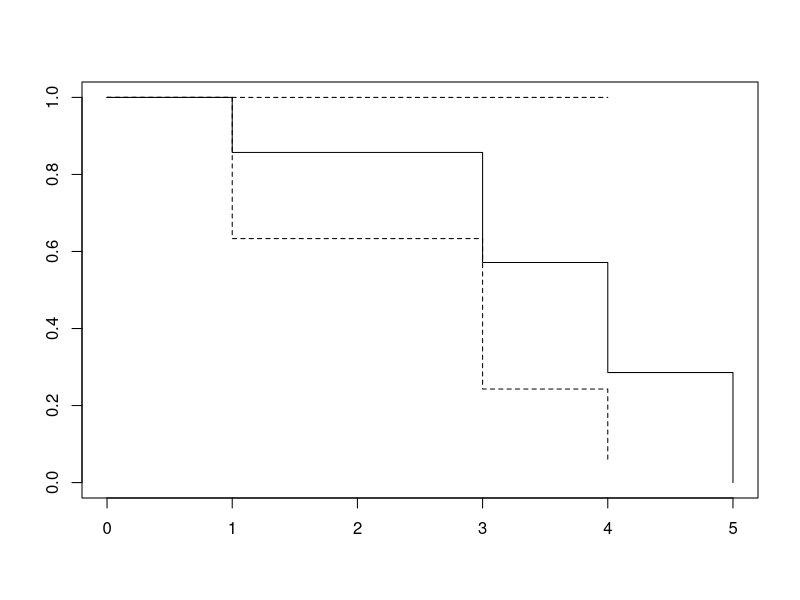
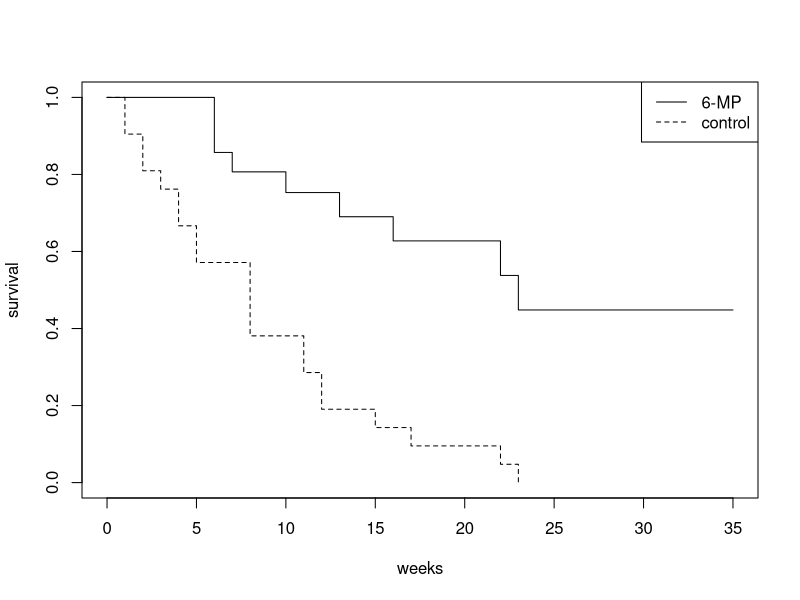
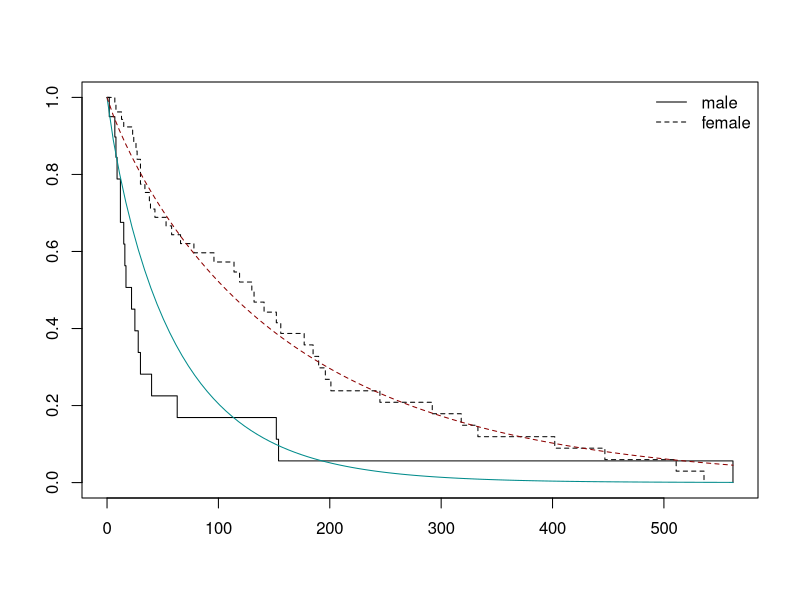
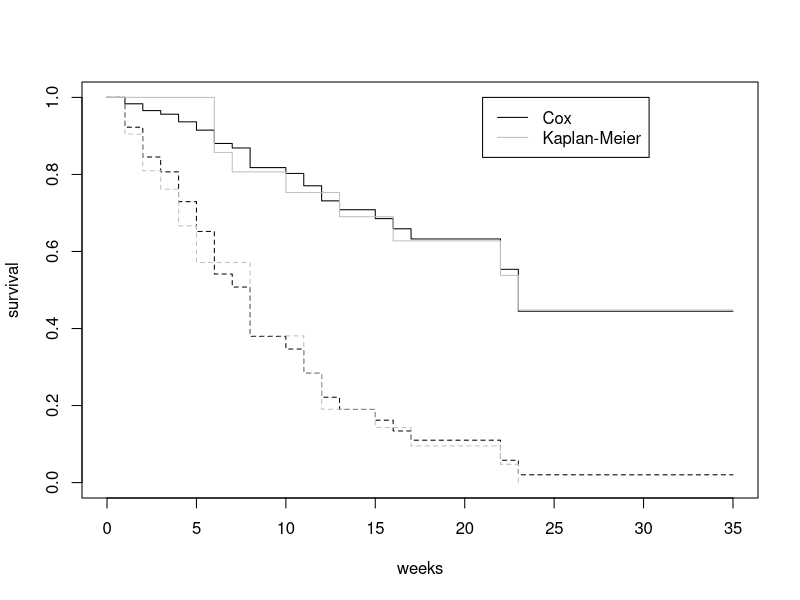
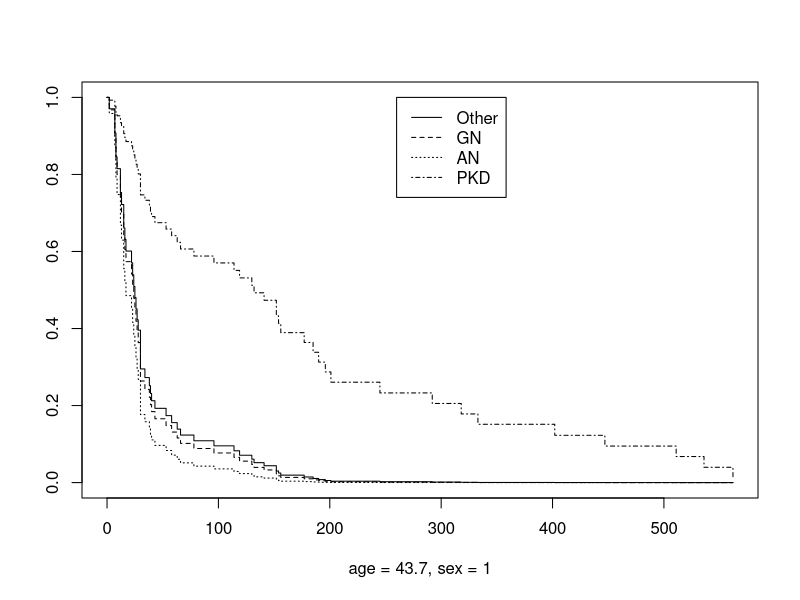

Here is the R script that generated these plots, in order:
## ---- chunk 1

# install packages
pkgs <- c("survival", "MASS")
for (pkg in pkgs) {
  if (!(pkg %in% installed.packages())) {
    install.packages(pkg)
  }
}

# detach packages
default <- c(".GlobalEnv", "tools:rstudio", "tools:vscode",
             "package:stats", "package:graphics",
             "package:grDevices", "package:utils",
             "package:datasets", "package:methods",
             "Autoloads", "package:base")
for (pkg in setdiff(search(), default)) {
  detach(pkg, character.only = TRUE)
  }

# clear objects
remove(list=objects())

## ---- chunk 2
library(survival)
x <- c(1, 2, 3, 3, 4, 5, 5) # 死亡等の発生時刻
c <- c(4, 1, 2, 4, 4, 6, 2) # 打ち切りの発生時刻
t <- pmin(x, c) # 観測されたイベントの発生時刻
d <- t == x # 観測されたイベントの種類（死亡等かどうか）
Surv(time = t, event = d)
# + は打ち切られたことを示す。
## ---- chunk 3
sample.sf <- survfit(Surv(t, d) ~ 1)
summary(sample.sf)
plot(sample.sf)
## ---- chunk 4
# 累積ハザード関数の Nelson-Aalen 推定量
data.frame(
  sample.sf$time, # イベント発生時刻
  cumsum(sample.sf$n.event / sample.sf$n.risk) # 時点ごとの発生率の累積和
)
## ---- chunk 5
data(gehan, package = "MASS")
str(gehan)
## ---- chunk 6
plot(survfit(Surv(time, cens) ~ treat, data = gehan),
     lty = 1:2, xlab = "weeks", ylab = "survival")
legend("topright", levels(gehan$treat), lty = 1:2)
## ---- chunk 7
survdiff(Surv(time, cens) ~ treat, data = gehan)
## ---- chunk 8
str(kidney)
sreg <- survreg(Surv(time, status) ~ as.factor(sex),
                data = kidney, dist = "weibull")
sreg
## ---- chunk 9
shape <- 1 / sreg$scale # 形状パラメータ
scaleM <- exp(coef(sreg)[1]) # 尺度パラメータ
scaleF <- exp(coef(sreg)[1]  + coef(sreg)[2])

# 比較のために Kaplan-Meier 推定値をプロットする
sfit <- survfit(Surv(time, status) ~ as.factor(sex), data = kidney)
plot(sfit, lty = 1:2)

# Weibull分布モデルのグラフ
curve(1 - pweibull(x, shape, scaleM),
      add = TRUE, col = "darkcyan")
curve(1 - pweibull(x, shape, scaleF),
      add = TRUE, col = "darkred", lty = 2)
legend("topright", c("male", "female"),
       lty = 1:2, bty = "n")

# パラメータの確認
cat(sprintf(
  "shape: %.4f\nscale(male): %.4f\nscale(female): %.4f",
  round(shape, 4), round(scaleM, 4), round(scaleF, 4))
)
## ---- chunk 10
summary(gehan.cox <- coxph(Surv(time, cens) ~ treat, gehan))
# 対照群"control"のハザード関数は、処置群"6MP"の4.82倍

Z <- data.frame(treat = levels(gehan$treat))
plot(survfit(gehan.cox, Z), lty = 1:2, xlab = "weeks", ylab = "survival")
lines(survfit(Surv(time, cens) ~ treat, gehan), lty = 1:2, col = "gray")
legend(21, 1, c("Cox", "Kaplan-Meier"), lty = 1, col = c("black", "gray"))
## ---- chunk 11
kidney.cox <- coxph(Surv(time, status) ~ age + as.factor(sex) + disease,
                    data = kidney)
summary(kidney.cox)

Z <- data.frame(age = mean(kidney$age), sex = 1,
                disease = levels(kidney$disease))
# 連続変数は平均値がベースラインになるように変換されている。
predict(kidney.cox, Z)

plot(survfit(kidney.cox, Z), lty = 1:4, xlab = "age = 43.7, sex = 1")
legend(260, 1, levels(kidney$disease), lty = 1:4)
